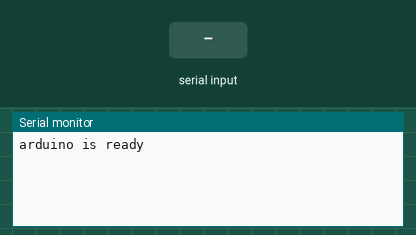
Simulated run of this sketch. Board: Arduino Uno, built with avr-gcc and run on an emulated ATmega328P. Shown: the last lines printed to the serial monitor. The inputs (shaded band) are chosen by the test bench.

Above: at 1.2 s.
1.3 s: "1\n" received over Serial
At 2.0 s:
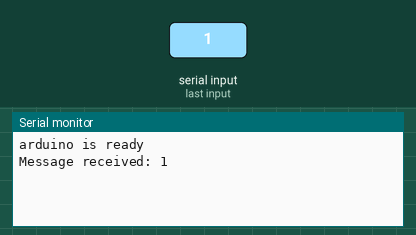
2.8 s: byte 10 ('\n') received over Serial
At 3.3 s:
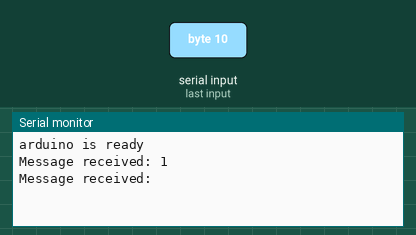
4.3 s: "0\n" received over Serial
At 5.7 s:
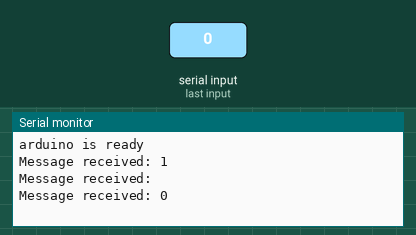

Measured:
- after the input at 1.3 s, the serial monitor: prints a new line at once (image 1)
- after the input at 2.8 s, the serial monitor: prints a new line at once (image 2)
- after the input at 4.3 s, the serial monitor: prints a new line at once (image 3)

The sketch:

pyserialcommunication.ino
```cpp
String serData;

void setup() {
  // put your setup code here, to run once:
  Serial.begin(9600);
  Serial.println("arduino is ready");
}

void loop() {
  // put your main code here, to run repeatedly:
  while (Serial.available() > 0){
    char rec = Serial.read();
    serData += rec;

    if (rec == '\n'){
      Serial.print("Message received: ");
      Serial.println(serData);
      serData = "";
    }
  }
  delay(10);
}
 
```
